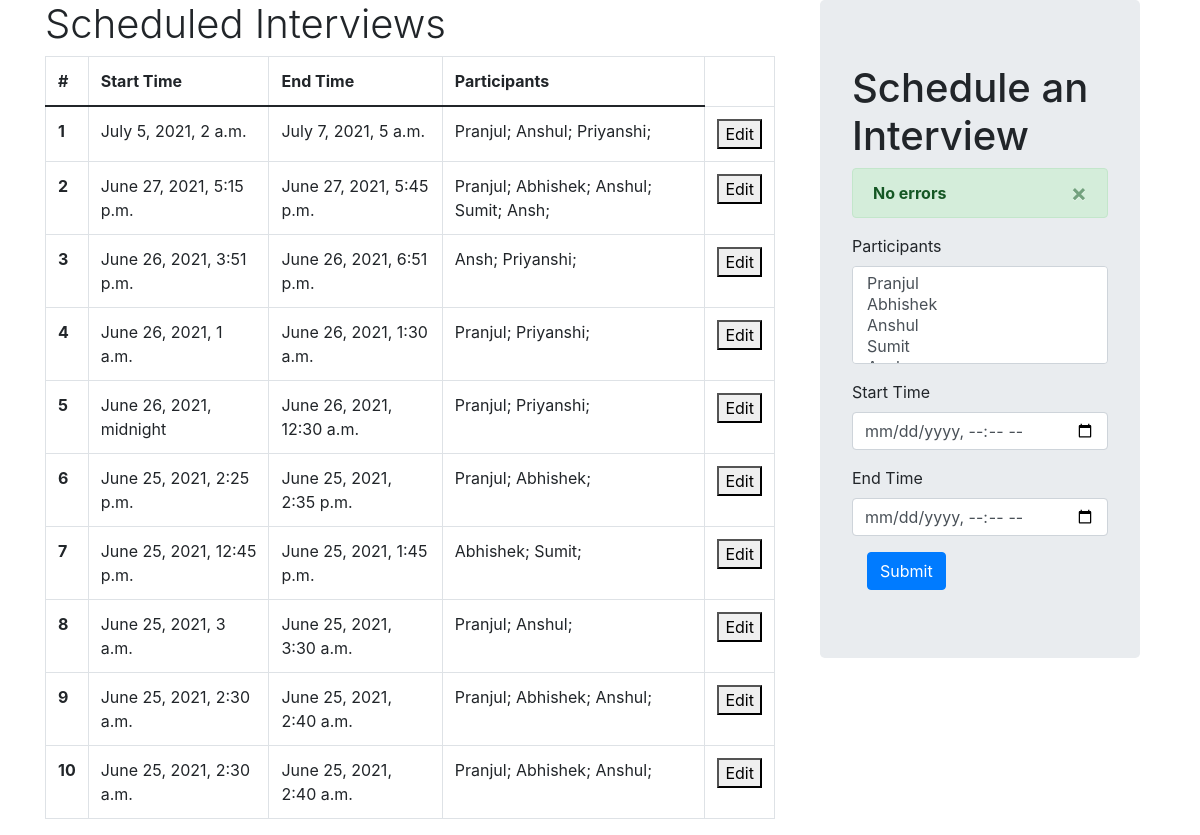
The page / on the database its author committed.
### Interview/models.py (models this page shows)
class Interview(models.Model):
    participants = models.ManyToManyField(User , related_name='participants')
    start_time = models.DateTimeField()
    end_time = models.DateTimeField()

### Interview/views.py (the view, shortened to what this page needs)
# urls.py: path('', views.InterviewPanel),
def InterviewPanel(request):
    if request.method == "GET":
        return render(
            request,
            "interview-panel.html",
            {
                "participants" : User.objects.all() ,
                "interviews" : Interview.objects.all().order_by('-start_time'),
                "errors" : list(set(errors))
            }
        )

### templates/interview-panel.html (shortened to what this page needs)
<!doctype html>
<html lang="en">
  <head>
    <link href="https://cdn.jsdelivr.net/npm/bootstrap@5.0.2/dist/css/bootstrap.min.css" rel="stylesheet">
    <link rel="stylesheet" href="https://maxcdn.bootstrapcdn.com/bootstrap/4.0.0/css/bootstrap.min.css">
  </head>
  <body>
      <div class="container">
          <div class="row">
              <div class="col-8">
                <h1 class="display-6">Scheduled Interviews</h1>
                <table class="table table-bordered">
                    <thead>
                    <tr>
                        <th scope="col">#</th>
                        <th scope="col">Start Time</th>
                        <th scope="col">End Time</th>
                        <th scope="col">Participants</th>
                    </tr>
                    </thead>
                    <tbody>
                        {% for interview in interviews%}
                            <tr>
                                <th>{{forloop.counter}}</th>
                                <td>{{ interview.start_time }}</td>
                                <td>{{ interview.end_time }}</td>
                                <td>
                                    {% for participant in interview.participants.all %}
                                        {{ participant }};
                                    {% endfor %}
                                </td>
                                <td>
                                    <a href="{% url 'update' interview.pk %}"><button type="button">Edit</button></a>
                                </td>
                            </tr>
                        {% endfor %}
                    </tbody>
                </table>
              </div>
              <div class="col-4">
                <div class="container">
                  <div class="jumbotron">
                    <h1 class="display-12">Schedule an Interview</h1>
                    {% if errors|length == 0 %}
                        <div class="alert alert-success alert-dismissible fade show">
                            <strong>No errors</strong>
                            <button type="button" class="close" data-dismiss="alert">&times;</button>
                        </div>
                    {% endif %}
                    <form action="" method = "POST">
                        <div class="form-group">
                            <label for="exampleFormControlSelect2">Participants</label>
                            <select multiple class="form-control" id="exampleFormControlSelect2" name="participants" required>
                            {% for participant in participants %}
                                <option>{{participant.username}}</option>
                            {% endfor %}
                            </select>
                        </div>
                        <div class="form-group">
                            <label>Start Time</label>
                            <input class= "form-control" type="datetime-local" name="start_time" required>
                        </div>
                        <div class="form-group">
                            <label>End Time</label>
                            <input class= "form-control" type="datetime-local" name="end_time" required>
                        </div>
                        <div class="col-auto my-1">
                            <button type="submit" class="btn btn-primary">Submit</button>
                        </div>
                    </form>
                  </div>
                </div>
              </div>
          </div>
      </div>
  </body>
</html>

### rows shown on the page
Interview: start_time "July 5, 2021, 2 a.m.", end_time "July 7, 2021, 5 a.m."
Interview: start_time "June 27, 2021, 5:15 p.m.", end_time "June 27, 2021, 5:45 p.m."
Interview: start_time "June 26, 2021, 3:51 p.m.", end_time "June 26, 2021, 6:51 p.m."
Interview: start_time "June 26, 2021, 1 a.m.", end_time "June 26, 2021, 1:30 a.m."
Interview: start_time "June 26, 2021, midnight", end_time "June 26, 2021, 12:30 a.m."
Interview: start_time "June 25, 2021, 2:25 p.m.", end_time "June 25, 2021, 2:35 p.m."
Interview: start_time "June 25, 2021, 12:45 p.m.", end_time "June 25, 2021, 1:45 p.m."
Interview: start_time "June 25, 2021, 3 a.m.", end_time "June 25, 2021, 3:30 a.m."
Interview: start_time "June 25, 2021, 2:30 a.m.", end_time "June 25, 2021, 2:40 a.m."
Interview: start_time "June 25, 2021, 2:30 a.m.", end_time "June 25, 2021, 2:40 a.m."

### other values the page prints
{{ participant }} "Pranjul"
{{ participant }} "Anshul"
{{ participant }} "Priyanshi"
{{ participant }} "Abhishek"
{{ participant }} "Sumit"
{{ participant }} "Ansh"
